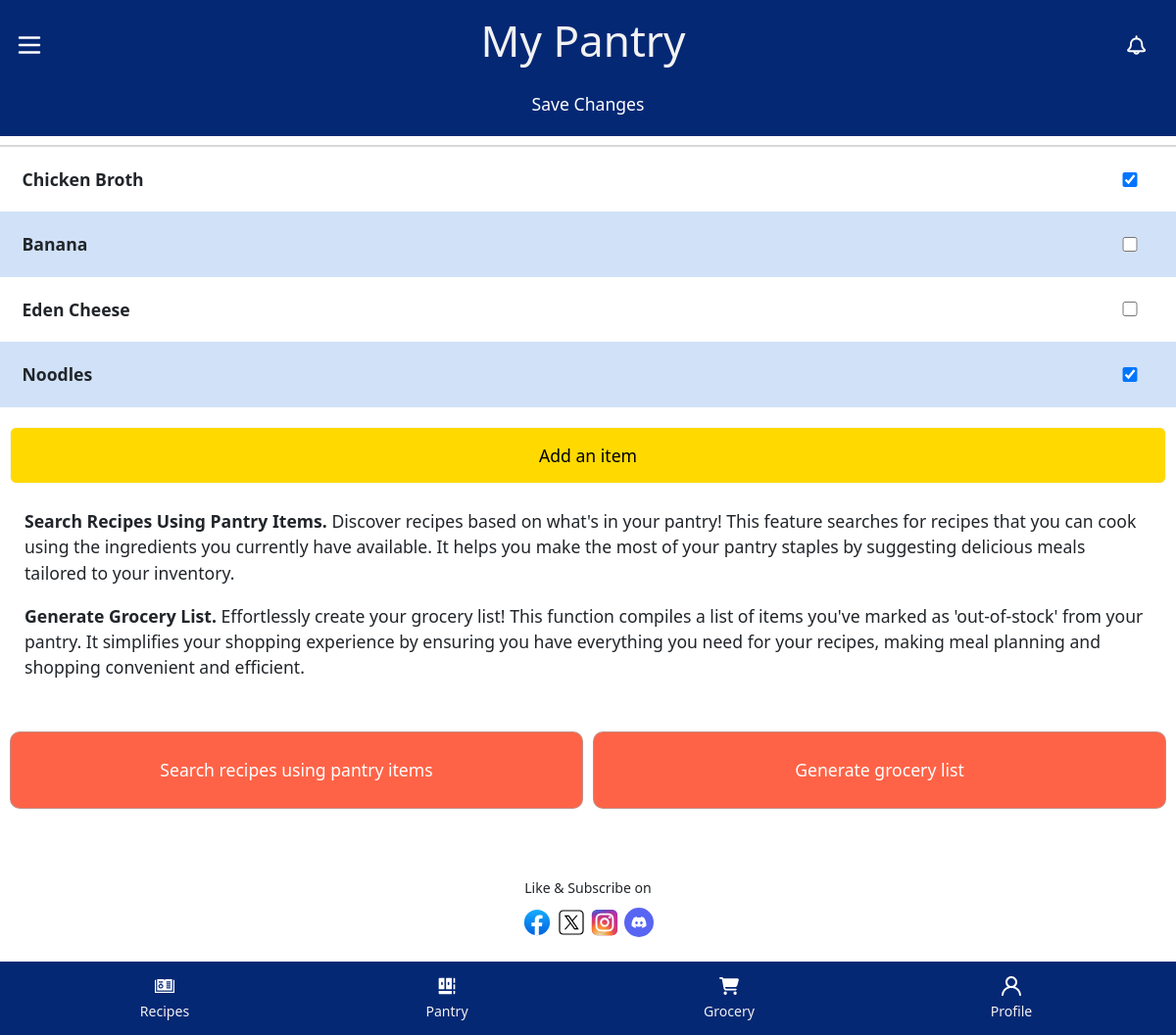
Before: /pantry/ (signed in) with the older database file.
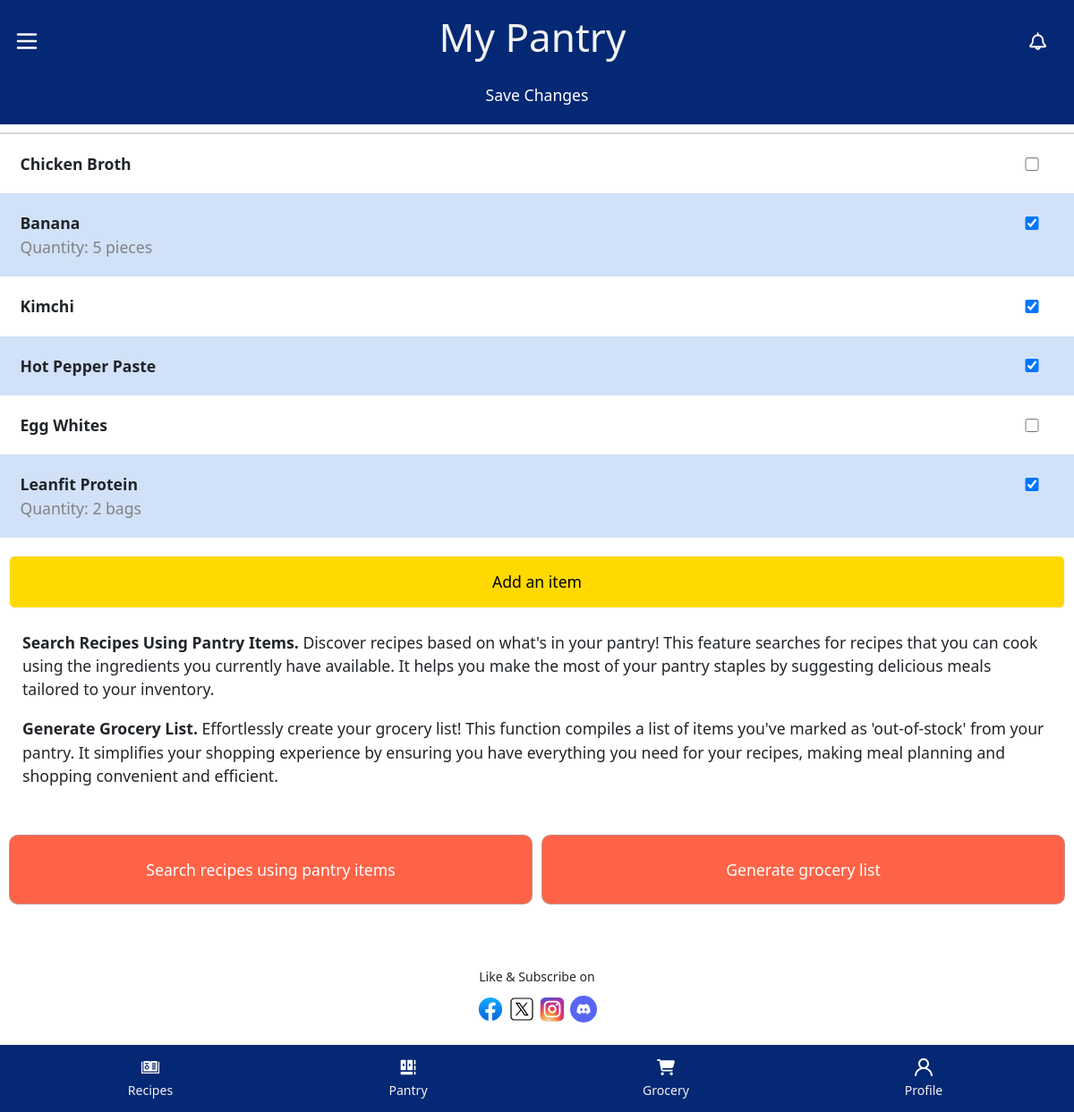
After: the same page with the newer database file.
### pantry/models.py (models this page shows, shortened)
class PantryItem(models.Model):
    user = models.ForeignKey(User, on_delete=models.CASCADE)
    name = models.CharField(max_length=100)
    in_stock = models.BooleanField(default=True)
    quantity = models.IntegerField(default='', blank=True, null=True)
    units = models.CharField(max_length=50, default="", blank=True, null=True)
    expiration_date = models.DateField(blank=True, null=True)

### pantry/views.py (the view)
# urls.py: path('pantry/', views.pantry_list, name="pantry_list"),
@login_required(login_url='login')
def pantry_list(request):
    if request.method == 'POST':
        new_item_form = NewPantryItemForm(request.POST)
        if request.POST.get("addItem"):
            if new_item_form.is_valid():
                new_item = new_item_form.save(commit=False)
                new_item.user = request.user  # Set the user before saving
                new_item.save()
                return redirect('pantry_list')  # Redirect to the same view after saving
        elif request.POST.get("saveList"):
            pantry_items = PantryItem.objects.filter(user=request.user)
            for pantry_item in pantry_items:
                if request.POST.get(f"pi-{pantry_item.id}") == "clicked":
                    pantry_item.in_stock = True
                else:
                    pantry_item.in_stock = False
                    pantry_item.quantity = 0
                    pantry_item.expiration_date = None
                pantry_item.save()
            return redirect('pantry_list')
        elif request.POST.get("editItem"):
            pantry_item = get_object_or_404(PantryItem, id=int(request.POST.get("id")))
            if request.POST.get("quantity"):
                pantry_item.quantity = request.POST.get("quantity")
                pantry_item.in_stock = True if int(pantry_item.quantity) > 0 else False
            pantry_item.units = request.POST.get("unit")
            if request.POST.get("expiration-date"):
                pantry_item.expiration_date = request.POST.get("expiration-date") if int(pantry_item.quantity) > 0 else None
            pantry_item.save()
        elif request.POST.get("deleteItem"):
            pantry_item = get_object_or_404(PantryItem, id=int(request.POST.get("id")))
            pantry_item.delete()
            return redirect('pantry_list')
    else:
        new_item_form = NewPantryItemForm()
    pantry_items = PantryItem.objects.filter(user=request.user)
    context = {
        'new_item_form' : NewPantryItemForm(),
        'edit_item_form' : EditPantryItemForm(),
        'pantry_items' : pantry_items,
    }
    return render(request, 'pantry/pantry.html', context=context)

### pantry/forms.py
class NewPantryItemForm(forms.ModelForm):
    class Meta:
        model = PantryItem
        fields = ['name', 'quantity', 'units', 'expiration_date']
        widgets = {
            'quantity' : forms.NumberInput(attrs={'min': 0}),
            'expiration_date': forms.DateInput(attrs={'type': 'date'}),
        }
    def __init__(self, *args, **kwargs):
        super().__init__(*args, **kwargs)
        self.fields['quantity'].required = False
        self.fields['quantity'].label = "Quantity (Optional)"
        self.fields['units'].required = False
        self.fields['units'].label = "Units (Optional)"
        self.fields['expiration_date'].required = False
        self.fields['expiration_date'].label = "Expiration Date (Optional)"
    name = forms.CharField(required=True, widget=forms.TextInput(), label='Item Name')

class EditPantryItemForm(forms.ModelForm):
    class Meta:
        model = PantryItem
        fields = ['quantity', 'expiration_date']
        widgets = {
            'quantity' : forms.NumberInput(attrs={'min': 0}),
            'expiration_date': forms.DateInput(attrs={'type': 'date'}),
        }
    def __init__(self, *args, **kwargs):
        super().__init__(*args, **kwargs)
        self.fields['quantity'].required = False
        self.fields['quantity'].label = "Quantity"
        self.fields['expiration_date'].required = False
        self.fields['expiration_date'].label = "Best Before Date"

### pantry/templates/pantry/pantry.html (shortened to what this page needs)
{% extends "pantry/authenticated_base.html" %}
{% load static %}
{% block link %}
    <link rel="stylesheet" href="{% static 'css/styles_pantry.css' %}">
{% endblock %}
{% block header %}My Pantry{% endblock %}
{% block content %}
    <form id="pantry-list-form" action="#" method="POST">
        <div id="pantry-container">
            {% if pantry_items %}
                <div id="save-container">
                    <button id="save-btn" type="submit" name="saveList" value="saveList">
                        <div>
                            Save Changes
                        </div>
                    </button>
                </div>
                <div id="pantry-list-container">
                    <div class="pantry-list-header">
                        <div>Description</div>
                        <div class="header-right">In Stock</div>
                    </div>
                    <div>
                        <div>
                            {% for pantry_item in pantry_items %}
                                <div class="pantry-item">
                                    <div class="pantry-item-container">
                                        <span data-item-id="{{ pantry_item.id }}" data-item-name="{{ pantry_item.name }}" data-item-quantity="{{ pantry_item.quantity }}" data-item-unit="{{ pantry_item.units }}" data-item-expiration="{{ pantry_item.expiration_date }}">{{ pantry_item.name|title }}</span>
                                        <div class="pantry-item-options">
                                            {% if pantry_item.in_stock %}
                                                <input type="checkbox" name="pi-{{pantry_item.id}}" value="clicked" checked>
                                            {% else %}
                                                <input type="checkbox" name="pi-{{pantry_item.id}}" value="clicked">
                                            {% endif %}
                                        </div>
                                    </div>
                                    <div class="pantry-item-details">
                                        {% if pantry_item.quantity %}
                                            <div>Quantity: {{pantry_item.quantity}} {% if pantry_item.units %}{{pantry_item.units}}{% endif %}</div>
                                        {% endif %}
                                    </div>
                                </div>
                            {% endfor %}
                        </div>
                    </div>
                </div>
            {% else %}
                <p id="zero-item-message">You have <span style="font-size: 1.3rem;">0</span> items in your pantry. Select the "Add an item" button.</p>
            {% endif %}
        </div>
    </form>
    <button id="add-item-btn" class="btn btn-light" type="button">Add an item</button>
    {% if pantry_items %}
        <div>
            <div class="pantry-control-text">
                <p>
                    <b>Search Recipes Using Pantry Items.</b> Discover recipes based on what's in your pantry! This feature searches for recipes that you can cook using the ingredients you currently have available. It helps you make the most of your pantry staples by suggesting delicious meals tailored to your inventory.
                </p>
                <p>
                    <b>Generate Grocery List.</b> Effortlessly create your grocery list! This function compiles a list of items you've marked as 'out-of-stock' from your pantry. It simplifies your shopping experience by ensuring you have everything you need for your recipes, making meal planning and shopping convenient and efficient.
                </p>
            </div>
            <div class="pantry-controls">
                <a href="{% url 'grocery_list' %}" class="generate-btn">Search recipes using pantry items</a>
                <a href="{% url 'grocery_list' %}" class="generate-btn">Generate grocery list</a>
            </div>
        </div>
    {% endif %}
{% endblock %}

### pantry/templates/pantry/authenticated_base.html (shortened to what this page needs)
{% load static %}
<!DOCTYPE html>
<html lang="en">
<head>
    <link rel="stylesheet" type="text/css" href="{% static 'css/styles_authenticated.css' %}" />
    <link href="https://cdn.jsdelivr.net/npm/bootstrap@5.3.3/dist/css/bootstrap.min.css" rel="stylesheet">
    {% block link %}{% endblock %}
</head>
<body>
    <div id="content-wrapper">
        <header>
            <h1>{% block header %}Pantry Assistant{% endblock %}</h1>
            <a href="">
            </a>
            </header>
        <nav>
            <ul>
                <li>
                    <a href="{% url 'recipe_list' %}">
                        <div class="nav-text">Recipes</div>
                    </a>
                </li>
                <li>
                    <a href="{% url 'pantry_list' %}">
                        <div class="nav-text">Pantry</div>
                    </a>
                </li>
                <li>
                    <a href="{% url 'grocery_list' %}">
                        <div class="nav-text">Grocery</div>
                    </a>
                </li>
                <li>
                    <a href="{% url 'logout' %}">
                        <div class="nav-text">Profile</div>
                    </a>
                </li>
            </ul>
        </nav>
        <main>
            {% block content %}
            {% endblock %}
        </main>
        <footer>
            {% block footer %}
                <div>Like &amp; Subscribe on</div>
            {%endblock%}
        </footer>
    </div>
</body>
</html>

### static/css/styles_authenticated.css (style rules this page uses)
html, body { margin: 0; padding: 0; height: 100%; font-size: 1.1rem; }
#content-wrapper { display: flex; flex-direction: column; height: 100vh; }
header { background-color: #052874; color: #f2f2f2; text-align: center; display: flex; justify-content: space-between; align-items: center; padding: 15px 25px 15px 15px; }
.header-icon { width: 30px; height: auto; filter: invert(1); }
nav { position: fixed; bottom: -1px; left: 0; width: 100%; background-color: #052874; z-index: 100; }
nav ul { display: flex; justify-content: space-evenly; align-items: center; padding: 15px 0; margin: 0; }
nav ul li { list-style-type: none; width: 20%; text-align: center; }
nav ul li a { display: flex; flex-direction: column; align-items: center; color: #f2f2f2; font-size: .8rem; text-decoration: none; }
.nav-icon { width: 20px; height: 20px; margin-bottom: 5px; filter: invert(1); }
.nav-text { font-size: 0.8rem; }
main { flex: 1; display: flex; flex-direction: column; box-sizing: border-box; padding: 0 0 10px; margin: auto; }
footer { margin-top: 50px; text-align: center; }
.footer-icon { width: 30px; height: 30px; }
footer div { font-size: 0.8rem; margin-bottom: 10px; }

### static/css/styles_pantry.css (style rules this page uses)
form { width: 100%; }
footer { padding-bottom: 100px; }
header { position: sticky; top: -1px; z-index: 10; }
.pantry-list-header { display: flex; font-weight: bolder; gap: 10px; padding: 15px; padding-left: 20px; justify-content: space-between; border-bottom: 2px solid #d8d8d8; }
.pantry-item { cursor: pointer; padding: 20px 12.5px; }
.pantry-item-details { padding-left: 10px; color:#818181; }
.pantry-item-container { display: flex; justify-content: space-between; align-items: top; }
.pantry-item-controls, .pantry-item input { height: 15px; }
.pantry-item-container span { font-weight: bolder; list-style-type: none; padding-left: 10px; width: 100%; }
.pantry-item-options { display: flex; align-items: center; }
.pantry-item-options input, .pantry-item-options button { width: 70px; }
.pantry-item+div:nth-child(even) { background-color: #d1e1f8; }
#save-btn { position: fixed; top: 73px; z-index: 10; width: 100%; background-color: #052874; color: white; padding: 20px 0; border: none; }
#add-item-btn { max-width: 100%; margin: 20px 10px 0px 10px; padding: 15px; background-color: rgb(255, 217, 0); }
.pantry-controls { display: flex; justify-content: space-evenly; gap: 10px; padding: 10px; }
.pantry-control-text { padding: 25px; }
.pantry-controls a { color: white; background-color: tomato; border: 1px solid #a5a5a5a9; border-radius: 10px; padding: 25px; width: 100%; text-align: center; align-content: center; text-decoration: none; }

Changed rows visible on the page:
removed PantryItem: name "Eden Cheese"
removed PantryItem: name "Noodles"
changed PantryItem "Chicken Broth": id "☑" → "☐"
changed PantryItem "Banana": quantity (not shown) → "5"; units (not shown) → "pieces"; id "☐" → "☑"
added PantryItem: name "Kimchi"
added PantryItem: name "Hot Pepper Paste"
added PantryItem: name "Egg Whites"
added PantryItem: name "Leanfit Protein", quantity "2", units "bags"
